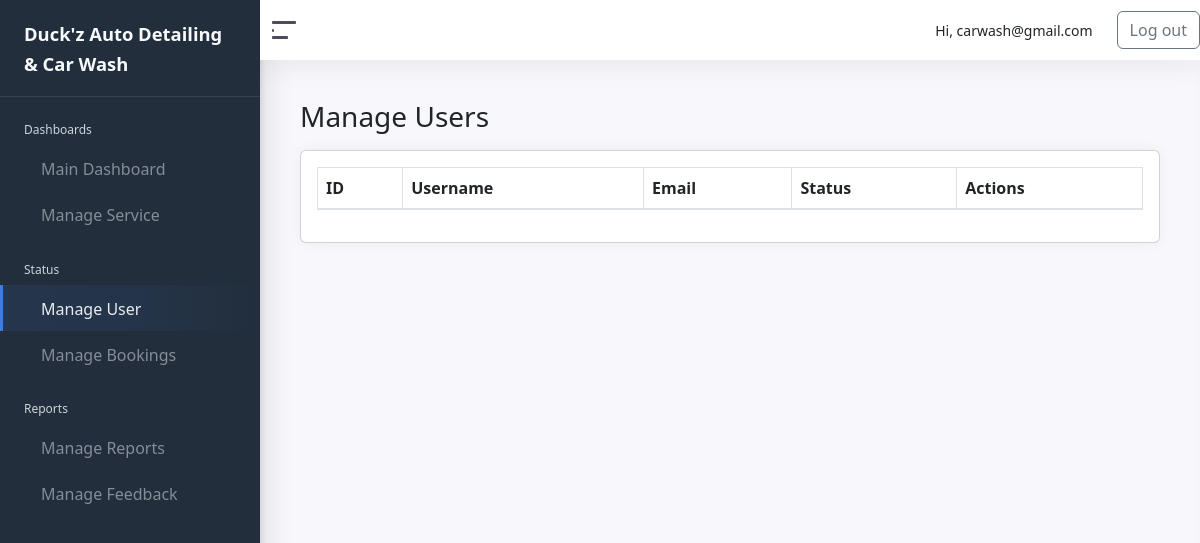
The page /admin/manage_user.php (signed in) on the database as committed earlier.
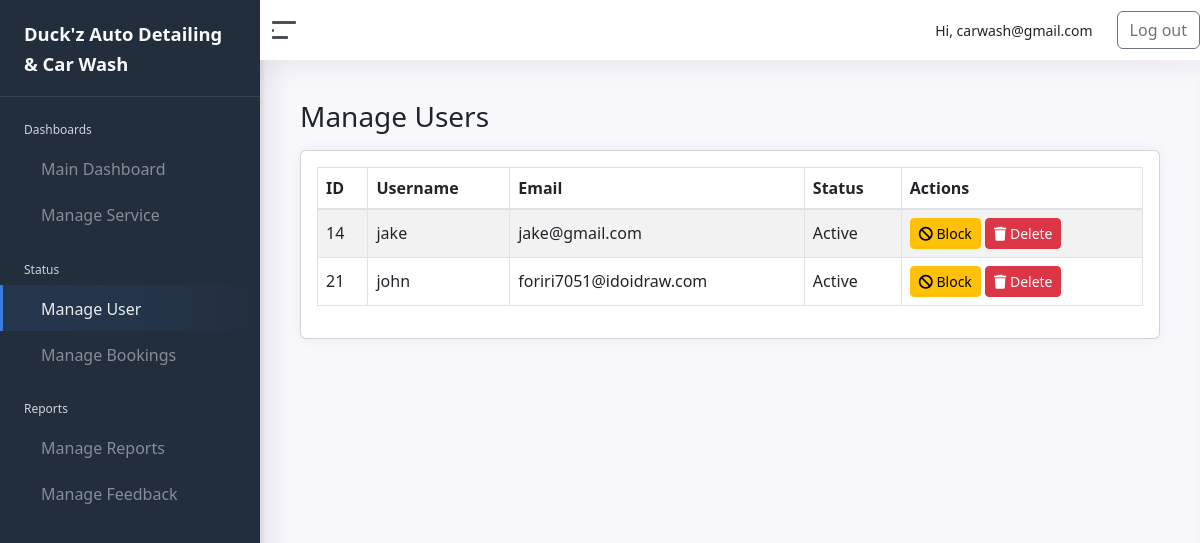
The same page on the database as committed later.
### tables this page shows
CREATE TABLE `customer` (
  `CustomerID` int(11) NOT NULL,
  `Username` varchar(50) NOT NULL,
  `EmailAddress` varchar(100) NOT NULL,
  `Age` int(11) DEFAULT NULL,
  `Password` varchar(255) NOT NULL,
  `ConfirmPassword` varchar(255) NOT NULL,
  `ProfilePicture` varchar(255) DEFAULT NULL,
  `ServiceID` int(11) DEFAULT NULL,
  `BookingDate` datetime DEFAULT NULL,
  `StatusID` int(11) DEFAULT 1,
  `is_google_user` tinyint(1) DEFAULT 0,
  `Status` enum('Active','Blocked') NOT NULL DEFAULT 'Active',
  `otp_code` varchar(6) DEFAULT NULL,
  `otp_expires_at` datetime DEFAULT NULL
);

### admin/manage_user.php (the view, shortened to what this page needs)
<?php
require_once '../connection/conn.php';
$result = $conn->query("SELECT * FROM customer ORDER BY CustomerID ASC");
?>
<!DOCTYPE html>
<html lang="en">
<?php include 'includes/head.php'; ?>
<body>
<div class="wrapper">
    <?php include 'includes/sidebar.php'; ?>
    <div class="main">
        <?php include 'includes/navbar.php'; ?>
        <main class="content">
            <div class="container-fluid p-0">
                <h1 class="h3 mb-3">Manage Users</h1>
                <div class="row">
                    <div class="col-12">
                        <div class="card">
                            <div class="card-body">
                                <table id="userTable" class="table table-striped table-bordered">
                                    <thead>
                                        <tr>
                                            <th>ID</th>
                                            <th>Username</th>
                                            <th>Email</th>
                                            <th>Status</th>
                                            <th>Actions</th>
                                        </tr>
                                    </thead>
                                    <tbody>
                                        <?php while ($row = $result->fetch_assoc()): ?>
                                            <tr>
                                                <td><?= $row['CustomerID']; ?></td>
                                                <td><?= $row['Username']; ?></td>
                                                <td><?= $row['EmailAddress']; ?></td>
                                                <td><?= $row['Status']; ?></td>
                                                <td>
                                                    <form method="POST" style="display:inline;" onsubmit="return confirm('Are you sure you want to perform this action?');">
                                                        <?php if ($row['Status'] === 'Blocked'): ?>
                                                            <button type="submit" name="unblock_user" class="btn btn-success btn-sm">
                                                                <i class="fa fa-unlock"></i> Unblock
                                                            </button>
                                                        <?php else: ?>
                                                            <button type="submit" name="block_user" class="btn btn-warning btn-sm">
                                                                <i class="fa fa-ban"></i> Block
                                                            </button>
                                                        <?php endif; ?>
                                                        <button type="submit" name="delete_user" class="btn btn-danger btn-sm">
                                                            <i class="fa fa-trash"></i> Delete
                                                        </button>
                                                    </form>
                                                </td>
                                            </tr>
                                        <?php endwhile; ?>
                                    </tbody>
                                </table>
                            </div>
                        </div>
                    </div>
                </div>
            </div>
        </main>
    </div>
</div>
</body>
</html>

Rows that differ between the two databases and show on the page:
added customer: CustomerID "14", Username "jake", EmailAddress "jake@gmail.com", Status "Active", shows "Block"
added customer: CustomerID "21", Username "john", EmailAddress "foriri7051@idoidraw.com", Status "Active", shows "Block"
